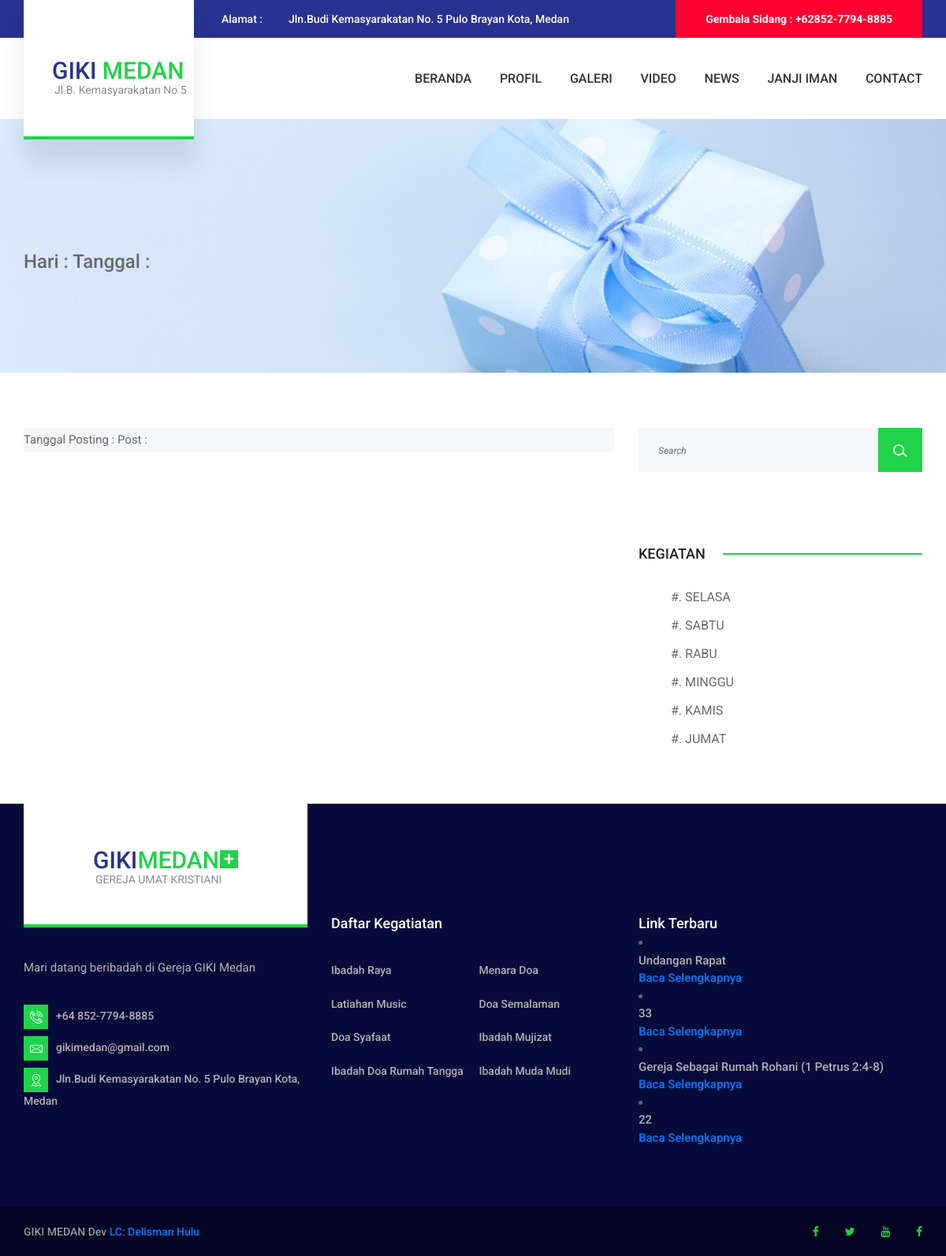
/kegiatan_detail.php, run on the app's committed database.
### tables this page shows
CREATE TABLE IF NOT EXISTS `tbl_file` (
`kode` int(11) NOT NULL,
  `kategori` varchar(50) DEFAULT NULL,
  `judul` varchar(100) DEFAULT NULL,
  `konten` text,
  `tgl_posting` date DEFAULT NULL,
  `user` varchar(50) DEFAULT NULL,
  `status` varchar(10) NOT NULL,
  `data_file` text NOT NULL
);

CREATE TABLE IF NOT EXISTS `tbl_blog` (
`kode` int(11) NOT NULL,
  `kategori` varchar(50) DEFAULT NULL,
  `judul` varchar(100) DEFAULT NULL,
  `konten` text,
  `tgl_posting` date DEFAULT NULL,
  `user` varchar(50) DEFAULT NULL,
  `status` varchar(10) NOT NULL,
  `gambar` varchar(100) NOT NULL
);

### kegiatan_detail.php (the view, shortened to what this page needs)
<?php include'header.php';
$id = base64_decode($_GET["id"]);
$sqlku = mysqli_query($konek,"SELECT * FROM tbl_file WHERE kategori='$id'");
$data  = mysqli_fetch_array($sqlku);
?>
<head>
<link rel="stylesheet" type="text/css" href="styles/news.css">
<link rel="stylesheet" type="text/css" href="styles/news_responsive.css">
</head>
<div class="home">
		<div class="home_background parallax-window" data-parallax="scroll" data-image-src="img/gambar/juduln.jpg" data-speed="0.8"></div>
		<div class="home_container">
			<div class="container">
				<div class="row">
					<div class="col">
						<h3> Hari : <?php echo $data['kategori']; ?>  Tanggal : <?php echo $data['tgl_posting']; ?></h3>
					</div>
				</div>
			</div>
		</div>
	</div>
	<div class="news">
		<div class="container">
			<div class="row">
				<div class="col-lg-8">
					<div class="news_posts">
						<div class="news_post">
							<div class="news_image">
								<p>Tanggal Posting : <?php echo $data['tgl_posting']; ?> Post : <?php echo $data['user']; ?></p>
							</div>
						</div>
					</div>
				</div>
				<div class="col-lg-4">
					<div class="sidebar">
						<div class="sidebar_search">
							<form action="#" id="sidebar_search_form" class="sidebar_search_form">
								<input type="text" class="search_input" placeholder="Search" required="required">
								<button class="search_button"><img src="images/search.png" alt=""></button>
							</form>
						</div>
						<div class="sidebar_categories sidebar_section">
							<div class="sidebar_section_title">
								<div class="sidebar_title">KEGIATAN</div>
							</div>
							<ul>
								<?php
						           $qry = mysqli_query($konek,"SELECT * FROM tbl_file where kode order by kategori desc limit 100");
						           while ($data=mysqli_fetch_assoc($qry)) {
						          ?>
								<li><a href="kegiatan_detail.php?id=<?php echo base64_encode($data['kategori']); ?>">#. <?php echo $data['kategori']; ?></a></li>
								<?php } ?>
							</ul>
						</div>
					</div>
				</div>
			</div>
		</div>
	</div>
<?php include'footer.php'; ?>

### footer.php (shortened to what this page needs)
	<footer class="footer">
		<div class="footer_container">
			<div class="container">
				<div class="row">
					<div class="col-lg-4 footer_col">
						<div class="footer_about">
							<div class="footer_logo_container">
								<a href="index.php" class="d-flex flex-column align-items-center justify-content-center">
									<div class="logo_content">
										<div class="logo d-flex flex-row align-items-center justify-content-center">
											<div class="logo_text">GIKI<span>MEDAN</span></div>
											<div class="logo_box">+</div>
										</div>
										<div class="logo_sub">GEREJA UMAT KRISTIANI</div>
									</div>
								</a>
							</div>
							<div class="footer_about_text">
								<p>Mari datang beribadah di Gereja GIKI Medan</p>
							</div>
							<ul class="footer_about_list">
								<li><div class="footer_about_icon"><img src="images/phone-call.svg" alt=""></div><span>+64 852-7794-8885</span></li>
								<li><div class="footer_about_icon"><img src="images/envelope.svg" alt=""></div><span>gikimedan@gmail.com</span></li>
								<li><div class="footer_about_icon"><img src="images/placeholder.svg" alt=""></div><span>Jln.Budi Kemasyarakatan No. 5 Pulo Brayan Kota, Medan</span></li>
							</ul>
						</div>
					</div>
					<div class="col-lg-4 footer_col">
						<div class="footer_links footer_column">
							<div class="footer_title">Daftar Kegatiatan</div>
							<ul>
								<li><a href="#">Ibadah Raya</a></li>
								<li><a href="#">Latiahan Music</a></li>
								<li><a href="#">Doa Syafaat</a></li>
								<li><a href="#">Ibadah Doa Rumah Tangga</a></li>
								<li><a href="#">Menara Doa</a></li>
								<li><a href="#">Doa Semalaman</a></li>
								<li><a href="#">Ibadah Mujizat</a></li>
								<li><a href="#">Ibadah Muda Mudi</a></li>
							</ul>
						</div>
					</div>
					<div class="col-lg-4 footer_col">
						<div class="footer_news footer_column">
							<div class="footer_title">Link Terbaru</div>
									  <?php
								            $qry = mysqli_query($konek,"SELECT * FROM tbl_blog where kode order by tgl_posting desc limit 5");
								            while ($data=mysqli_fetch_assoc($qry)) {
								          ?>
								<li>
									<div class="footer_news_title"><a href="news_detail.php?id=<?php echo base64_encode($data['kode']); ?>"><?php echo $data['judul']; ?></a></div>
									<a href="news_detail.php?id=<?php echo base64_encode($data['kode']); ?>">Baca Selengkapnya </a>
								</li>
							<?php } ?>
						</div>
					</div>
				</div>
			</div>
		</div>
		<div class="copyright">
			<div class="container">
				<div class="row">
					<div class="col">
						<div class="copyright_content d-flex flex-lg-row flex-column align-items-lg-center justify-content-start">
							<div class="cr"> GIKI MEDAN <i aria-hidden="true"></i> Dev <a href="https://layanancoding.com" target="_blank">LC: Delisman Hulu </a>
</div>
							<div class="footer_social ml-lg-auto">
								<ul>
									<li><a href="#"><i class="fa fa-facebook" aria-hidden="true"></i></a></li>
									<li><a href="#"><i class="fa fa-twitter" aria-hidden="true"></i></a></li>
									<li><a href="#"><i class="fa fa-youtube" aria-hidden="true"></i></a></li>
									<li><a href="#"><i class="fa fa-facebook" aria-hidden="true"></i></a></li>
								</ul>
							</div>
						</div>
					</div>
				</div>
			</div>
		</div>
	</footer>
</div>
</body>
</html>

### styles/main_styles.css (style rules this page uses)
* { margin: 0; padding: 0; -webkit-font-smoothing: antialiased; -webkit-text-shadow: rgba(0,0,0,.01) 0 0 1px; text-shadow: rgba(0,0,0,.01) 0 0 1px; }
body { font-family: 'Roboto', sans-serif; font-size: 15px; font-weight: 500; background: #FFFFFF; color: #696969; }
div { display: block; position: relative; -webkit-box-sizing: border-box; -moz-box-sizing: border-box; box-sizing: border-box; }
ul { list-style: none; margin-bottom: 0px; }
p { font-family: 'Roboto', sans-serif; font-size: 15px; line-height: 2; font-weight: 500; color: #696969; -webkit-font-smoothing: antialiased; -webkit-text-shadow: rgba(0,0,0,.01) 0 0 1px; text-shadow: rgba(0,0,0,.01) 0 0 1px; }
p:last-of-type { margin-bottom: 0; }
a { -webkit-transition: all 200ms ease; -moz-transition: all 200ms ease; -ms-transition: all 200ms ease; -o-transition: all 200ms ease; transition: all 200ms ease; }
a, a:hover, a:visited, a:active, a:link { text-decoration: none; -webkit-font-smoothing: antialiased; -webkit-text-shadow: rgba(0,0,0,.01) 0 0 1px; text-shadow: rgba(0,0,0,.01) 0 0 1px; }
h3 { font-size: 24px; }
h1, h2, h3, h4, h5, h6 { font-family: 'Roboto', sans-serif; -webkit-font-smoothing: antialiased; -webkit-text-shadow: rgba(0,0,0,.01) 0 0 1px; text-shadow: rgba(0,0,0,.01) 0 0 1px; }
.parallax-window { min-height: 400px; background: transparent; }
.logo_content { width: 100%; height: 100%; padding-left: 36px; }
.logo { margin-top: 27px; }
.logo span { color: #20d34a; }
.logo_text { font-size: 30px; font-weight: 500; color: #283290; line-height: 0.75; }
.logo_box { display: inline-block; width: 23px; height: 23px; background: #20d34a; color: #FFFFFF; font-size: 24px; line-height: 23px; text-align: center; -webkit-transform: translateY(-2px); -moz-transform: translateY(-2px); -ms-transform: translateY(-2px); -o-transform: translateY(-2px); transform: translateY(-2px); margin-left: 1px; }
.logo_sub { font-size: 14px; font-weight: 400; color: #8f8e8e; padding-left: 3px; margin-top: 2px; }
.home { width: 100%; height: 900px; }
.footer { width: 100%; }
.footer_container { width: 100%; background: #060b3a; padding-bottom: 77px; }
.footer_logo_container { width: 100%; height: 157px; background: #FFFFFF; }
.footer_logo_container::after { position: absolute; bottom: 0; left: 0; width: 100%; height: 4px; background: #20d34a; content: ''; }
.footer_logo_container a { display: block; width: 100%; height: 100%; }
.footer_logo_container .logo_content { display: inline-block; padding-left: 0; width: auto; height: auto; }
.footer_logo_container .logo { margin-top: 10px; }
.footer_about_text { margin-top: 36px; }
.footer_about_text p { color: #b2b2b2; }
.footer_about_list { margin-top: 32px; }
.footer_about_list li:not(:last-child) { margin-bottom: 9px; }
.footer_about_icon { display: inline-block; width: 31px; height: 31px; background: #20d34a; text-align: center; vertical-align: middle; }
.footer_about_icon img { position: absolute; width: 16px; height: 16px; top: 50%; left: 50%; -webkit-transform: translate(-50%, -50%); -moz-transform: translate(-50%, -50%); -ms-transform: translate(-50%, -50%); -o-transform: translate(-50%, -50%); transform: translate(-50%, -50%); }
.footer_about_list li span { font-size: 14px; font-weight: 500; color: #b2b2b2; padding-left: 10px; }
.footer_column { padding-top: 138px; }
.footer_title { font-size: 18px; font-weight: 500; color: #FFFFFF; }
.footer_links ul { -webkit-columns: 2; -moz-columns: 2; columns: 2; margin-top: 35px; }
.footer_links ul li:not(:last-child) { margin-bottom: 20px; }
.footer_links ul li a { font-size: 14px; font-weight: 500; color: #b2b2b2; }
.footer_news_title a { font-size: 15px; font-weight: 500; color: #b2b2b2; }
.copyright { width: 100%; background: #020523; }
.copyright_content { width: 100%; height: 62px; }
.cr { font-size: 14px; font-weight: 500; color: #97979c; }
.footer_social ul { margin-right: -5px; }
.footer_social ul li { display: inline-block; }
.footer_social ul li:not(:last-child) { margin-right: 19px; }
.footer_social ul li a i { color: #20d34a; padding: 5px; font-size: 14px; -webkit-transition: all 200ms ease; -moz-transition: all 200ms ease; -ms-transition: all 200ms ease; -o-transition: all 200ms ease; transition: all 200ms ease; }

### data on the page
tbl_file: kategori "SELASA"
tbl_file: kategori "SABTU"
tbl_file: kategori "RABU"
tbl_file: kategori "MINGGU"
tbl_file: kategori "KAMIS"
tbl_file: kategori "JUMAT"
tbl_blog: judul "Undangan Rapat"
tbl_blog: judul "33"
tbl_blog: judul "Gereja Sebagai Rumah Rohani (1 Petrus 2:4-8)"
tbl_blog: judul "22"
